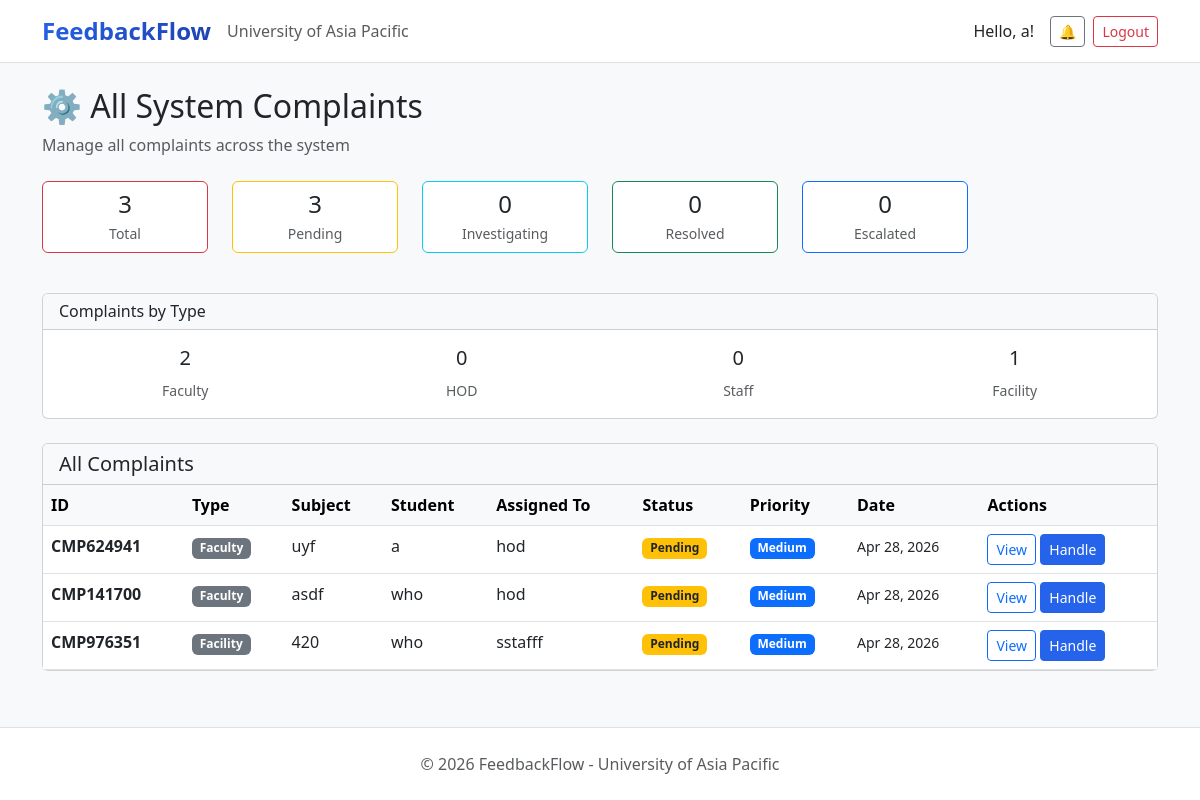
Page /complaints/admin/list/ (signed in) on the earlier database version.
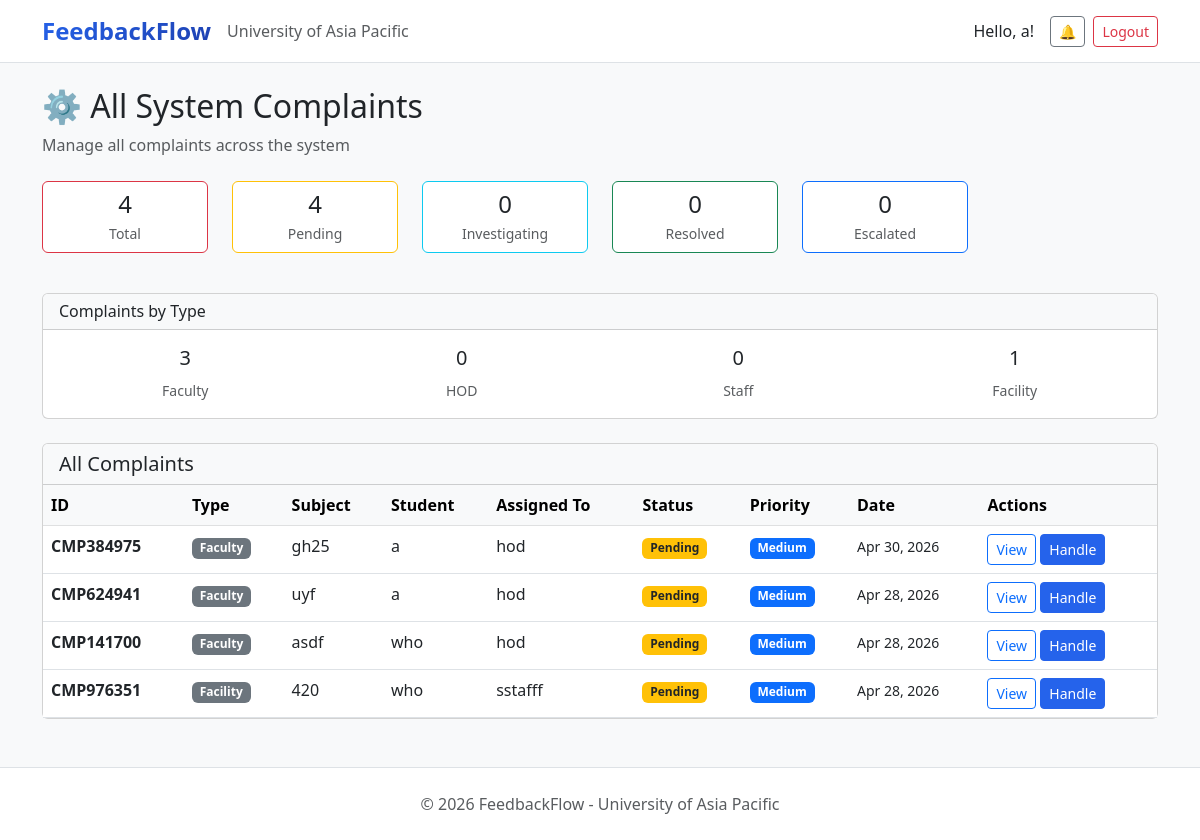
Same page on the later database version.
### complaints/models.py (models this page shows, shortened)
class Complaint(models.Model):
    COMPLAINT_TYPE_CHOICES = (
        ('Faculty', 'Complaint about Faculty'),
        ('HOD', 'Complaint about HOD'),
        ('Staff', 'Complaint about Staff'),
        ('Facility', 'Facility Issue'),
    )
    STATUS_CHOICES = (
        ('Pending', 'Pending Review'),
        ('Under Investigation', 'Under Investigation'),
        ('Resolved', 'Resolved'),
        ('Escalated', 'Escalated to Higher Authority'),
    )
    PRIORITY_CHOICES = (
        ('Low', 'Low'),
        ('Medium', 'Medium'),
        ('High', 'High'),
        ('Urgent', 'Urgent'),
    )
    student = models.ForeignKey(
        settings.AUTH_USER_MODEL,
        on_delete=models.CASCADE,
        related_name='complaints_submitted'
    )
    complaint_type = models.CharField(max_length=20, choices=COMPLAINT_TYPE_CHOICES)
    subject = models.CharField(max_length=200)
    description = models.TextField()
    faculty_concerned = models.ForeignKey(
        settings.AUTH_USER_MODEL,
        on_delete=models.SET_NULL,
        null=True,
        blank=True,
        related_name='complaints_against',
        limit_choices_to={'role__in': ['Faculty', 'HOD', 'Staff']}
    )
    location = models.CharField(max_length=200, blank=True, null=True, help_text='For facility issues')
    status = models.CharField(max_length=30, choices=STATUS_CHOICES, default='Pending')
    priority = models.CharField(max_length=10, choices=PRIORITY_CHOICES, default='Medium')
    assigned_to = models.ForeignKey(
        settings.AUTH_USER_MODEL,
        on_delete=models.SET_NULL,
        null=True,
        blank=True,
        related_name='complaints_assigned'
    )
    is_anonymous = models.BooleanField(default=False)
    submitted_at = models.DateTimeField(auto_now_add=True)
    updated_at = models.DateTimeField(auto_now=True)
    resolved_at = models.DateTimeField(null=True, blank=True)
    tracking_id = models.CharField(max_length=20, unique=True, editable=False)
    class Meta:
        ordering = ['-submitted_at']
        verbose_name = 'Complaint'
        verbose_name_plural = 'Complaints'

### users/models.py (models this page shows, shortened)
class User(AbstractBaseUser, PermissionsMixin):
    ROLE_CHOICES = (
        ('Student', 'Student'),
        ('Faculty', 'Faculty'),
        ('HOD', 'Head of Department'),
        ('Staff', 'Staff'),
        ('Admin', 'Administrator'),
    )
    DEPARTMENT_CHOICES = (
        ('DBA', 'Department of Business Administration'),
        ('CSE', 'Department of Computer Science and Engineering'),
        ('CE', 'Department of Civil Engineering'),
        ('EEE', 'Department of Electrical and Electronic Engineering'),
        ('Pharmacy', 'Department of Pharmacy'),
        ('Law', 'Department of Law and Human Rights'),
        ('English', 'Department of English'),
        ('Architecture', 'Department of Architecture'),
    )
    email = models.EmailField(unique=True, max_length=255)
    full_name = models.CharField(max_length=150)
    role = models.CharField(max_length=20, choices=ROLE_CHOICES)
    department = models.CharField(max_length=100, choices=DEPARTMENT_CHOICES, null=True, blank=True)
    student_id = models.CharField(max_length=50, unique=True, null=True, blank=True)
    is_active = models.BooleanField(default=True)
    is_staff = models.BooleanField(default=False)
    created_at = models.DateTimeField(auto_now_add=True)
    updated_at = models.DateTimeField(auto_now=True)
    USERNAME_FIELD = 'email'
    REQUIRED_FIELDS = ['full_name']
    objects = UserManager()
    class Meta:
        verbose_name = 'User'
        verbose_name_plural = 'Users'
        ordering = ['-created_at']
    def get_short_name(self):
        return self.full_name.split()[0] if self.full_name else self.email

### complaints/views.py (the view)
# urls.py: path('admin/list/', views.admin_complaints_list, name='admin_complaints_list'),
@login_required
def admin_complaints_list(request):
    if request.user.role != 'Admin':
        messages.error(request, 'Access denied. Admin only.')
        return redirect('login')
    complaints_list = Complaint.objects.all().order_by('-submitted_at')
    total_complaints = complaints_list.count()
    pending = complaints_list.filter(status='Pending').count()
    investigating = complaints_list.filter(status='Under Investigation').count()
    resolved = complaints_list.filter(status='Resolved').count()
    escalated = complaints_list.filter(status='Escalated').count()
    faculty_complaints = complaints_list.filter(complaint_type='Faculty').count()
    hod_complaints = complaints_list.filter(complaint_type='HOD').count()
    staff_complaints = complaints_list.filter(complaint_type='Staff').count()
    facility_complaints = complaints_list.filter(complaint_type='Facility').count()
    context = {
        'complaints_list': complaints_list,
        'total_complaints': total_complaints,
        'pending': pending,
        'investigating': investigating,
        'resolved': resolved,
        'escalated': escalated,
        'faculty_complaints': faculty_complaints,
        'hod_complaints': hod_complaints,
        'staff_complaints': staff_complaints,
        'facility_complaints': facility_complaints,
        'page_title': 'All Complaints'
    }
    return render(request, 'complaints/admins_complaints_list.html', context)

### users/context_processors.py (called while the page is built)
def notifications_count(request):
    if request.user.is_authenticated:
        from users.models import Notification
        count = Notification.objects.filter(
            recipient=request.user,
            is_read=False
        ).count()
        return {'unread_notifications_count': count}
    return {'unread_notifications_count': 0}

### complaints/templates/complaints/admins_complaints_list.html (shortened to what the changed rows need)
{% extends 'users/base.html' %}
{% block content %}
<div class="container mt-4">
    <div class="mb-4">
        <h2>⚙️ All System Complaints</h2>
    </div>
    <div class="row mb-4">
        <div class="col-lg-2 col-md-4 mb-3">
            <div class="card border-danger">
                <div class="card-body text-center p-2">
                    <h4 class="mb-1">{{ total_complaints }}</h4>
                    <p class="text-muted mb-0 small">Total</p>
                </div>
            </div>
        </div>
        <div class="col-lg-2 col-md-4 mb-3">
            <div class="card border-warning">
                <div class="card-body text-center p-2">
                    <h4 class="mb-1">{{ pending }}</h4>
                    <p class="text-muted mb-0 small">Pending</p>
                </div>
            </div>
        </div>
    </div>
    <div class="row mb-4">
        <div class="col-12">
            <div class="card">
                <div class="card-body">
                    <div class="row text-center">
                        <div class="col">
                            <h5>{{ faculty_complaints }}</h5>
                            <small class="text-muted">Faculty</small>
                        </div>
                    </div>
                </div>
            </div>
        </div>
    </div>
    {% if complaints_list %}
        <div class="card">
            <div class="card-body p-0">
                <div class="table-responsive">
                    <table class="table table-hover mb-0">
                        <thead class="table-light">
                            <tr>
                                <th>ID</th>
                                <th>Type</th>
                                <th>Subject</th>
                                <th>Student</th>
                                <th>Assigned To</th>
                                <th>Status</th>
                                <th>Priority</th>
                                <th>Date</th>
                                <th>Actions</th>
                            </tr>
                        </thead>
                        <tbody>
                            {% for complaint in complaints_list %}
                            <tr>
                                <td><strong>{{ complaint.tracking_id }}</strong></td>
                                <td><span class="badge bg-secondary">{{ complaint.complaint_type }}</span></td>
                                <td>{{ complaint.subject|truncatewords:4 }}</td>
                                <td>
                                    {% if complaint.is_anonymous %}
                                        <span class="badge bg-secondary">Anonymous</span>
                                    {% else %}
                                        {{ complaint.student.full_name }}
                                    {% endif %}
                                </td>
                                <td>{{ complaint.assigned_to.full_name }}</td>
                                <td>
                                    <span class="badge
                                        {% if complaint.status == 'Pending' %}bg-warning text-dark
                                        {% elif complaint.status == 'Under Investigation' %}bg-info
                                        {% elif complaint.status == 'Resolved' %}bg-success
                                        {% elif complaint.status == 'Escalated' %}bg-danger
                                        {% endif %}">
                                        {{ complaint.status }}
                                    </span>
                                </td>
                                <td>
                                    <span class="badge
                                        {% if complaint.priority == 'Low' %}bg-secondary
                                        {% elif complaint.priority == 'Medium' %}bg-primary
                                        {% elif complaint.priority == 'High' %}bg-warning text-dark
                                        {% elif complaint.priority == 'Urgent' %}bg-danger
                                        {% endif %}">
                                        {{ complaint.priority }}
                                    </span>
                                </td>
                                <td><small>{{ complaint.submitted_at|date:"M d, Y" }}</small></td>
                                <td>
                                    <a href="{% url 'complaint_detail' complaint.id %}" class="btn btn-sm btn-outline-primary">
                                        View
                                    </a>
                                    <a href="{% url 'handle_complaint' complaint.id %}" class="btn btn-sm btn-primary">
                                        Handle
                                    </a>
                                </td>
                            </tr>
                            {% endfor %}
                        </tbody>
                    </table>
                </div>
            </div>
        </div>
    {% endif %}
</div>
{% endblock %}

Differences in the rows shown:
added Complaint: tracking_id "CMP384975", complaint_type "Faculty", subject "gh25", student.full_name "a", assigned_to.full_name "hod", status "Pending", priority "Medium", submitted_at "Apr 30, 2026"
Other differences:
{{ total_complaints }}: "3" → "4"
{{ pending }}: "3" → "4"
{{ faculty_complaints }}: "2" → "3"
